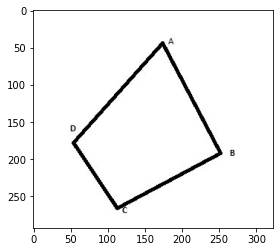
#> input picture week5/image.png, 280 x 252 px
$ jupyter execute Untitled.ipynb
#> lines starting #> are read from the running program, lines starting #| are printed output that depends on the picture
[cell 1]
from matplotlib import pyplot as plt
import numpy as np
import argparse
import math
import cv2

# ------------------ Do Hough Line Transform ------------------ #
def hough_line(edge):
    # Theta 0 - 180 degree
    # Calculate 'cos' and 'sin' value ahead to improve running time
    theta = np.arange(0, 180, 1)
    cos = np.cos(np.deg2rad(theta))
    sin = np.sin(np.deg2rad(theta))

    # Generate a accumulator matrix to store the values
    rho_range = round(math.sqrt(edge.shape[0]**2 + edge.shape[1]**2))
    accumulator = np.zeros((2 * rho_range, len(theta)), dtype=np.uint8)

    # Threshold to get edges pixel location (x,y)
    edge_pixels = np.where(edge == 255)
    coordinates = list(zip(edge_pixels[0], edge_pixels[1]))

    # Calculate rho value for each edge location (x,y) with all the theta range
    for p in range(len(coordinates)):
        for t in range(len(theta)):
            rho = int(round(coordinates[p][1] * cos[t] + coordinates[p][0] * sin[t]))
            accumulator[rho, t] += 2 # Suppose add 1 only, Just want to get clear result

    return accumulator

# -------------------------- main -------------------------- #
if __name__ == '__main__':
    # read one input from terminal
    # command line >> python hough_line_transform.py -i line.png
    # command line >> python hough_line_transform.py -i square.png

    ap = argparse.ArgumentParser()
    ap.add_argument('-i', '--image', required = True, help = "Path to source image")
    args = vars(ap.parse_args())

    # read image then convert to grayscale and find the edges by Canny Edge Detection
    image = cv2.imread(args["image"])
#> image is the input picture: shape (252, 280, 3); mean B, G, R 244, 244, 244
    grayscale = cv2.cvtColor(image, cv2.COLOR_BGR2GRAY)
    edges = cv2.Canny(grayscale,50,150)
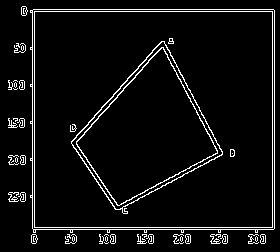
#> edges: shape (252, 280); 5.8% white in thin lines or dots

    # Function to do hough line transform
    accumulator = hough_line(edges)
#> in hough_line, `edge_pixels = np.where(edge == 255)`: edge_pixels = 4096 positions, rows 6 to 243, columns 8 to 274
#> in hough_line, `coordinates = list(zip(edge_pixels[0], edge_pixels[1]))`: coordinates = 4096 pairs, first value 6 to 243, second value 8 to 274
#> after the loop in hough_line, `for p in range(len(coordinates)):`:
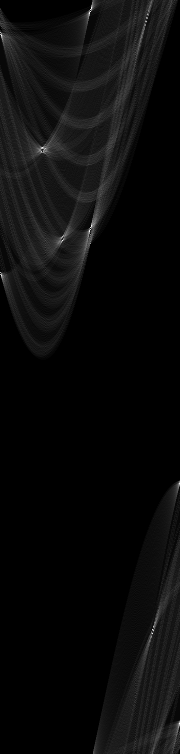
#> accumulator: shape (754, 180); min 0, max 252, mean 10.8

    # Threshold some high values then draw the line
    edge_pixels = np.where(accumulator > 110)
#> edge_pixels = 178 positions, rows 2 to 731, columns 0 to 179
    coordinates = list(zip(edge_pixels[0], edge_pixels[1]))
#> coordinates = 178 pairs, first value 2 to 731, second value 0 to 179

    # Use line equation to draw detected line on an original image
    for i in range(0, len(coordinates)):
        a = np.cos(np.deg2rad(coordinates[i][1]))
        b = np.sin(np.deg2rad(coordinates[i][1]))
        x0 = a*coordinates[i][0]
        y0 = b*coordinates[i][0]
        x1 = int(x0 + 1000*(-b))
        y1 = int(y0 + 1000*(a))
        x2 = int(x0 - 1000*(-b))
        y2 = int(y0 - 1000*(a))

        cv2.line(image,(x1,y1),(x2,y2),(0,255,0),1)
#> this loop made 178 passes
#> (a, b, x0, y0, x1, y1, x2, y2) on passes 1 to 3: (-0.0349, 0.999, -0.0698, 2, -999, -32, 999, 36), (-0.0349, 0.999, -0.105, 3, -999, -31, 999, 37), (-0.0349, 0.999, -0.14, 4, -999, -30, 999, 38)
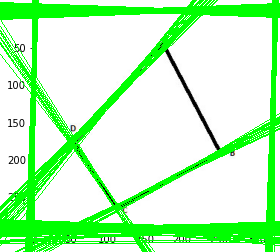
#> image: shape (252, 280, 3); mean B, G, R 189.6, 252, 189.6

    # show result
    plt.subplot(121), plt.imshow(image)
    plt.subplot(122), plt.imshow(accumulator)
    plt.show()
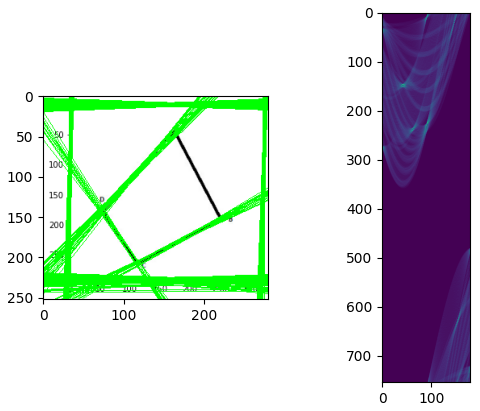
#> figure drawn by matplotlib, 2 panels; B, G, R data is drawn as R, G, B
